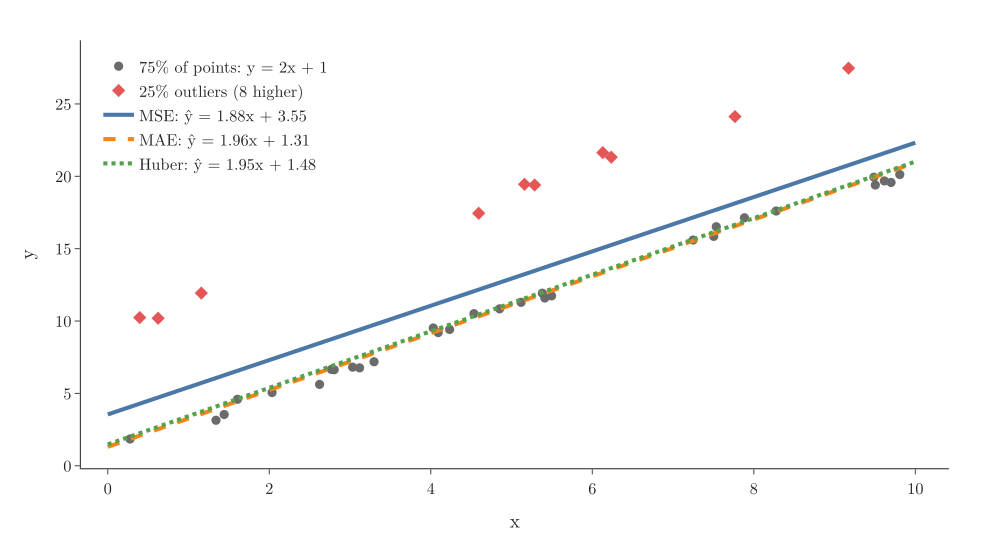

This figure's Python source:
"""A line fitted to data with 25% outliers using MSE, MAE and Huber loss (fits come from the Notebook) (Plotly)."""
from pathlib import Path
import numpy as np
import plotly.graph_objects as go
from common import BLUE, ORANGE, GREEN, RED, GREY, FONT

here = Path(__file__).parent
d = np.load(here.parent / "data" / "outlier_fit.npz")
x, y, out = d["x"], d["y"], d["is_out"]
fig = go.Figure()
fig.add_trace(go.Scatter(x=x[~out], y=y[~out], mode="markers", name="75% of points: y = 2x + 1",
                         marker=dict(color=GREY, size=9)))
fig.add_trace(go.Scatter(x=x[out], y=y[out], mode="markers", name="25% outliers (8 higher)",
                         marker=dict(color=RED, size=10, symbol="diamond")))
xs = np.array([0, 10])
for name, c, dash in (("MSE", BLUE, None), ("MAE", ORANGE, "dash"), ("Huber", GREEN, "dot")):
    m, b = d[name]
    fig.add_trace(go.Scatter(x=xs, y=m * xs + b, mode="lines", name=f"{name}: ŷ = {m:.2f}x + {b:.2f}",
                             line=dict(color=c, width=4, dash=dash)))
fig.update_layout(template="simple_white", width=950, height=520, font=FONT,
                  legend=dict(x=0.02, y=0.98, bgcolor="rgba(255,255,255,0.85)"),
                  xaxis=dict(title="x"), yaxis=dict(title="y"), margin=dict(l=70, r=30, t=30, b=60))
fig.write_image(here / "outlier_fit.png", scale=2)
fig.write_image(here / "outlier_fit.pdf")
